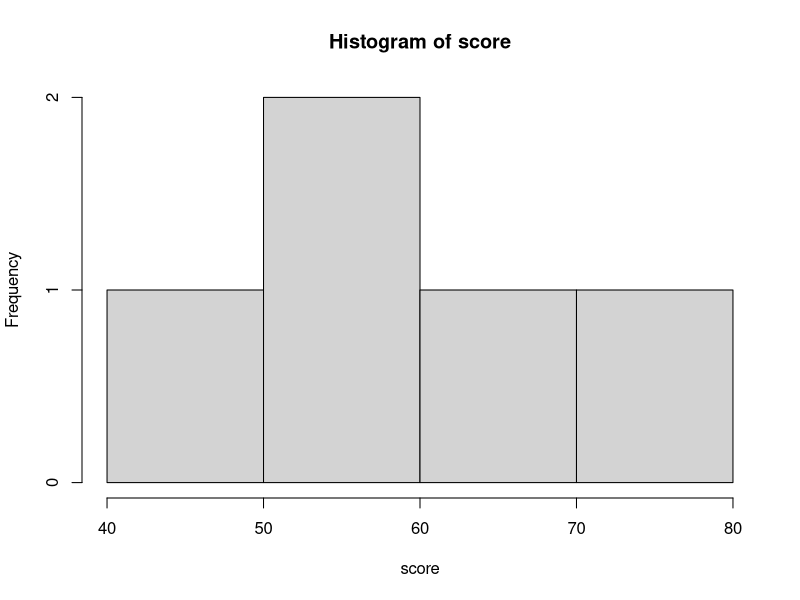
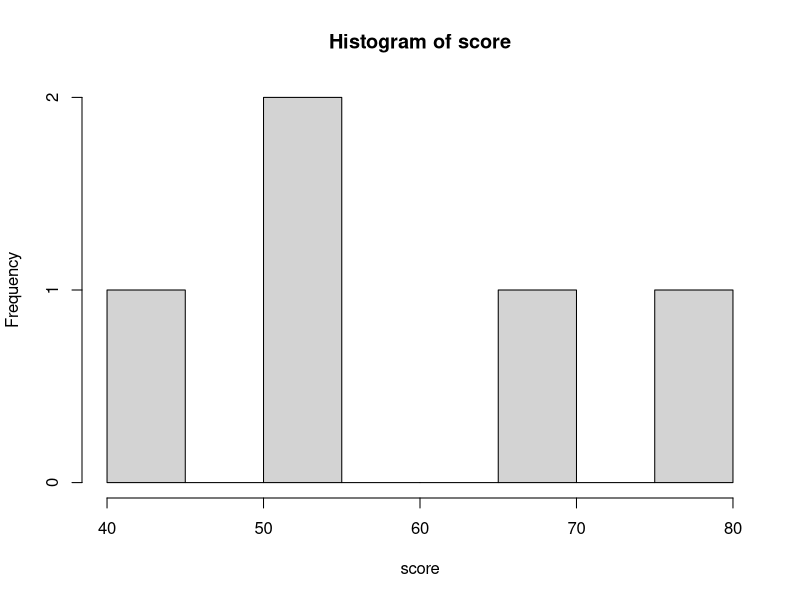
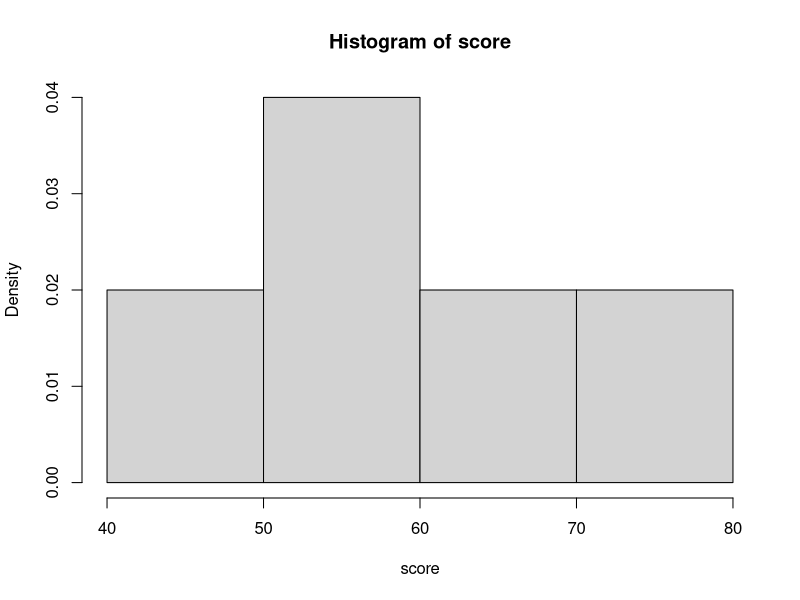
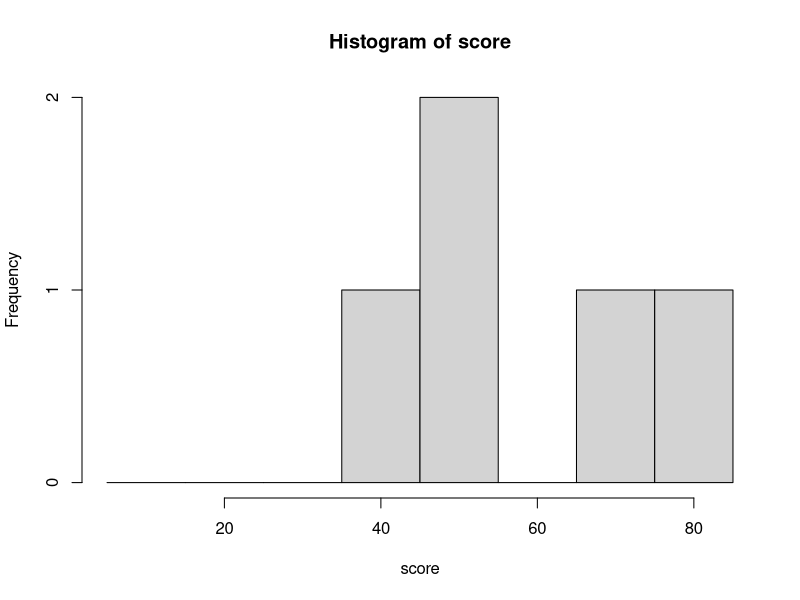
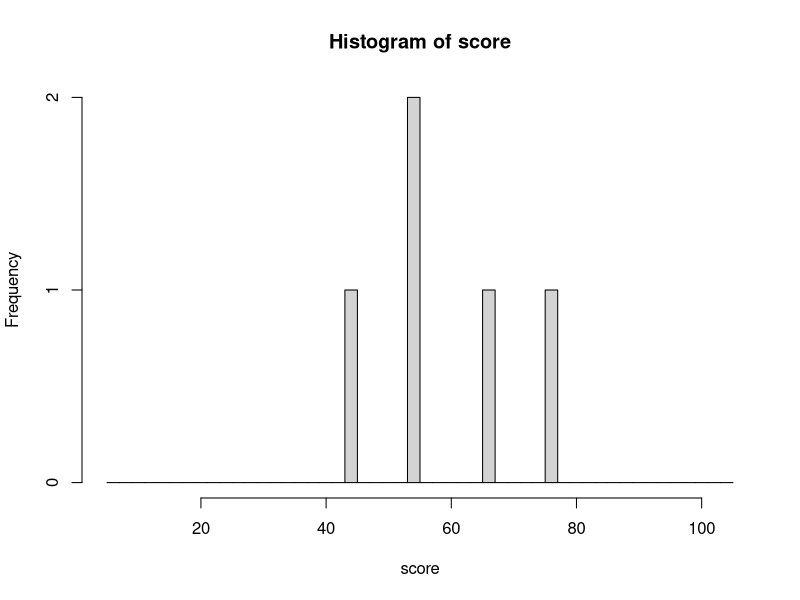
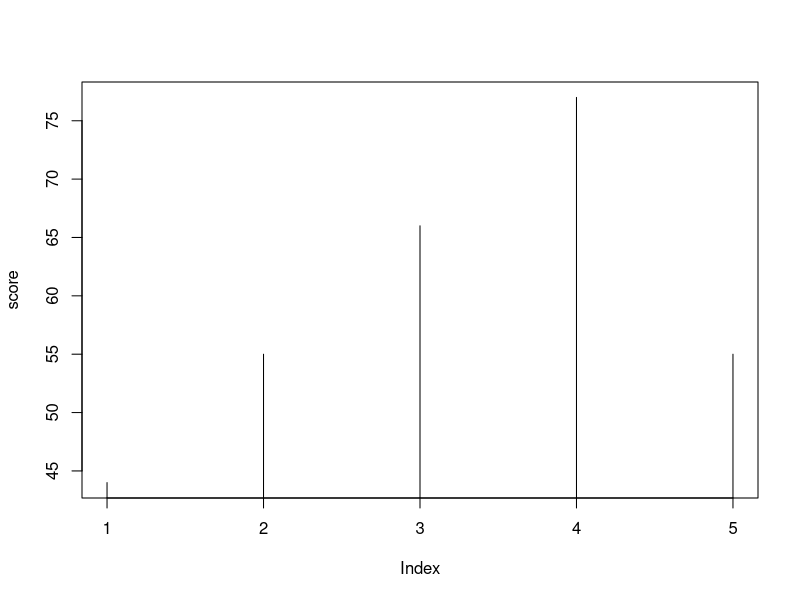
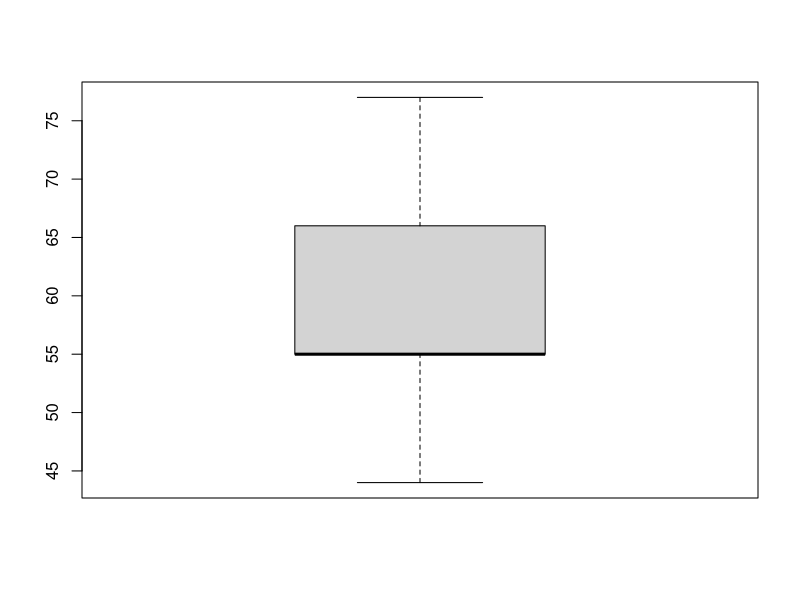
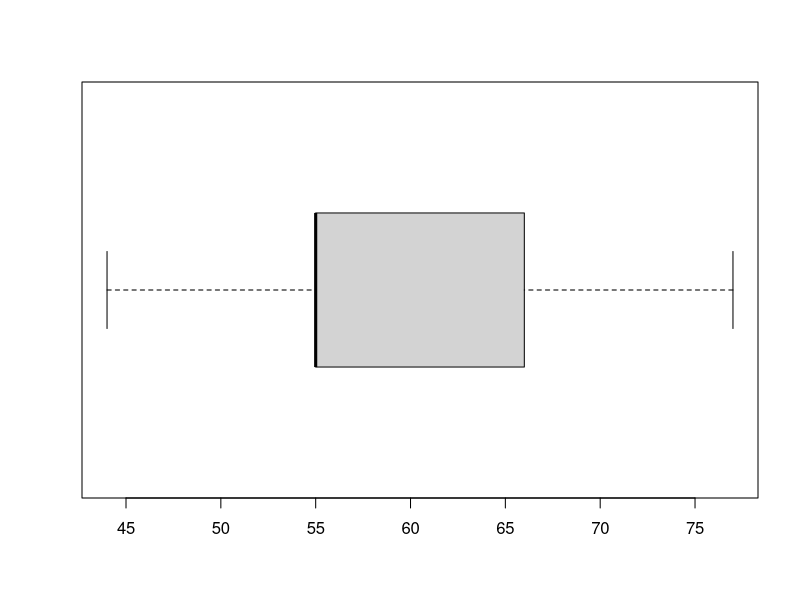

These figures' R source, in order:
## ---- chunk 1
knitr::opts_chunk$set(echo = TRUE)
## ---- chunk 2
a <- matrix(c(1,2,3,4), nrow = 4, ncol = 4, byrow = F)
rm(a)
## ---- chunk 3

## ---- chunk 4
gen1 <- factor(c('F','F','M','M','F'))
gen2 <- c('F','F','M','M','F')
score <- c(44, 55, 66, 77, 55)
t1 <- cbind(gen1, score)
t2 <- cbind(gen2, score)
t1
t2
## ---- chunk 5
hist(score)
hist(score, breaks = 10)
hist(score, freq = F)#비율
hist(score, breaks = c(5,15,25,35,45,55,65,75,85))
hist(score, breaks = seq(5, 105, by = 2))
plot(score, type = 'h')
## ---- chunk 6
stem(score)
boxplot(score)
boxplot(score, horizontal = T)
boxplot(score~gen1)#bivarate
## ---- chunk 7
table(gen1)
table(score)
fivenum(score)
summary(score)
range(score)
IQR(score)
mean(score)
var(score)
sd(score)
median(score)
sum(score)
min(score)
max(score)
round(sd(score))
round(sd(score), digits = 2)
rank(score)
## ---- chunk 8
plot(score, gen1, main = 'nyan', sub = 'nnyan')
plot(score, gen1, main = 'nyan', sub = 'nnyan', xlab = 'kodon', ylab = 'GenG', type = 'l')
plot(score, gen1, main = 'nyan', sub = 'nnyan', xlab = 'kodon', ylab = 'GenG', type = 'c')
plot(score, gen1, main = 'nyan', sub = 'nnyan', xlab = 'kodon', ylab = 'GenG', type = 'n')
plot(score, gen1, main = 'nyan', sub = 'nnyan', xlab = 'kodon', ylab = 'GenG', type = 'b')
plot(score, gen1, main = 'nyan', sub = 'nnyan', xlab = 'kodon', ylab = 'GenG', cex = 0.5)
plot(score, gen1, main = 'nyan', sub = 'nnyan', xlab = 'kodon', ylab = 'GenG', cex = 2)
plot(score, gen1, main = 'nyan', sub = 'nnyan', xlab = 'kodon', ylab = 'GenG', cex = 2, pch = 16)
## ---- chunk 9
aaa <- c(1,2,3)
bbb <- seq(1,3,by=1)
ccc <- bbb[1]
ddd <- seq(1,3,len=3)
aaa
bbb
ccc
ddd
## ---- chunk 10
eee <- 1:5
eee
fff <- rep(c(1,2), 2)
fff
ggg <- rep(c(1,2), 2, each = 2)
ggg
hhh <- rep(c(1,2), each = 3)
hhh
## ---- chunk 11
rm(aaa, bbb, ccc, ddd, eee, fff, ggg, hhh)
## ---- chunk 12
aaa <- -2.2
abs(aaa)
bbb <- 4
sqrt(bbb)
ccc <- round(aaa)
ccc
ddd <- round(-2.5)
ddd
eee <- exp(1)
log(eee)
fff <- choose(12,3)
fff
ggg <- factorial(12)
ggg
hhh <- paste(aaa, '=', bbb)
hhh
hhh[1]
rm(aaa, bbb, ccc, ddd, eee, fff, ggg, hhh)
## ---- chunk 13
sample(1:100, 20, replace = T)
sample(1:100, 20, replace = F)
#sample(x, n, replace = F/T) : x에서 size n vector를 추출.
## ---- chunk 14
22%%4
22%/%4
22 == 22%/%4 * 4 + 22%%4
22 == 22|FALSE
22 == 22&FALSE
## ---- chunk 15
for (i in 1:10) {
  print(i)
}
i<-1
while (i<=10) {
  print(i)
  i <- i+1
}
rm(i)
i <- 1
if(i<=10){print(i)}else{print('end')}
rm(i)
## ---- chunk 16
a <- exp
a(2)
a(log(a(1)))
rm(a)
## ---- chunk 17
dnorm(0, mean = 0, sd = 1)#point 0에서의 함숫값
pnorm(0, mean = 0, sd = 1)#point 0에서의 분포함숫값
qnorm(0.5, mean = 0, sd = 1)#z_0.5가 되는 x값
pnorm(1, lower.tail = F)#클 확률 구함
qnorm(0.1587, lower.tail = F)#큰 값이 0.3413인 point
## ---- chunk 18
a <- seq(-3, 3, by = 0.1)
b <- dnorm(a)
plot(a, b, type = 'l', xlab = 'x', ylab = 'y', main = 'probablilty density function of standard normal distribution')
## ---- chunk 19
dbinom(5, 10, 0.5)
pbinom(5, 10, 0.5)
qbinom(0.5, 10, 0.5)
## ---- chunk 20
par(mfrow = c(2,3))
for (i in 1:6) {
  a <- seq(-3, 3, by = 0.1)
  b <- dnorm(a)
  c <- seq(-3, 3, by = 1)
  d <- dnorm(c)
  plot(a, b, pch = 16, cex = 0.2)
  lines(c, d)
}
dev.off
## ---- chunk 21
e <- sample(a, 11, replace = F)
qqnorm(e, pch = 16, cex = 0.2)
qqline(e)#lines와 마찬가지로 이미 존재하는 그래프 위에 그리는 것.
## ---- chunk 22
score2 <- c()
for (i in 1:5) {
  score2[i] <- score[i] + sample(-10:10, 1)
}
t.test(score, mu = 40, alternative = "greater")#일표본
t.test(score, score2, paired = T)#대응비교(쌍체비교)
## ---- chunk 23
#tapply(x, group, func) : x에 group별로 func 적용한 vector 뱉어내는 함수
var.test(score, score2)#등분산성 F-test
t.test(score, score2, var.equal = T)#등분산성 이표본 t-test
## ---- chunk 24
#chisq.test(x) where x : 분할표표
## ---- chunk 25
cor.test(score, score2)
cor.test(score, score2, alternative = 'greater')
## ---- chunk 26
lmscore <- lm(score2 ~ score)
lmscore
summary(lmscore)
coef(lmscore)[1]
anova(lmscore)
## ---- chunk 27
par(mfrow = c(2,2))
plot(lmscore)
## ---- chunk 28
dev.off()
## ---- chunk 29
score3 <- c()
for (i in 1:5) {
  score3[i] <- score[i] + sample(-20:0, 1)
}
## ---- chunk 30
scores <- cbind(score, score2, score3)
cor(scores)
plot(scores)
lmscore23 <- lm(score ~ score2 + score3)
## ---- chunk 31
gender <- factor(c('M','K','F','K','M','F','M','M','F','K','F','F'))
scorek <- c()
for (i in 1:12) {
  scorek[i] <- sample(0:100, 1)
}
onewaydata <- cbind(gender, scorek)
onewaydata
## ---- chunk 32
temp_fit <- lm(scorek~gender)
summary(temp_fit)
anova(temp_fit)
## ---- chunk 33
gender1 <- factor(c('M','K','F','K','M','F','M','M','F','K','F','F'))
gender2 <- factor(c('a', 'b', 'b', 'b', 'a', 'c', 'c', 'd', 'd', 'a', 'd', 'c'))
scorek <- c()
for (i in 1:12) {
  scorek[i] <- sample(0:100, 1)
}
twowaydata <- cbind(gender1, gender2, scorek)
twowaydata
twowaydata <- as.data.frame(twowaydata)
## ---- chunk 34
two_one_lm <- lm(scorek ~ gender1 + gender2, data = twowaydata)
anova(two_one_lm)
## ---- chunk 35
gender3 <- factor(c('M','K','F','K','M','F','M','M','F','K','F','F'))
gender4 <- factor(c('a', 'b', 'b', 'b', 'a', 'c', 'c', 'd', 'd', 'a', 'd', 'c'))
scorel <- c()
for (i in 1:60) {
  scorel[i] <- sample(0:100, 1)
}
twowaydata2 <- cbind(gender3, gender4, scorel)
twowaydata2
twowaydata2 <- as.data.frame(twowaydata2)
## ---- chunk 36
two_rep_lm <- lm(scorel ~ gender3 + gender4, data = twowaydata2)
anova(two_rep_lm)
